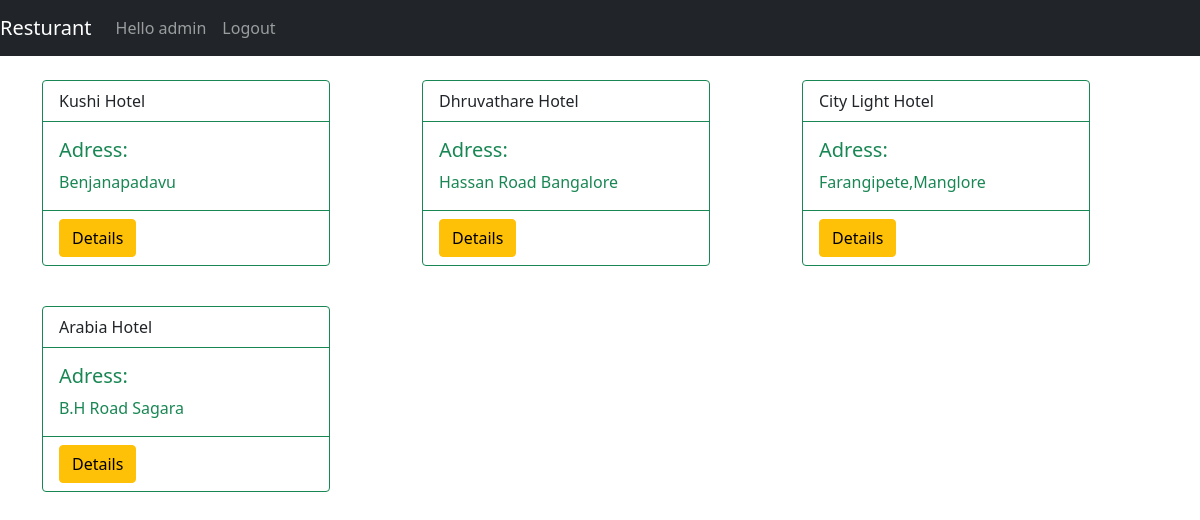
The page /home (signed in) on the database its author committed.
### restaurantapp/models.py (models this page shows, shortened)
class restaurant_details(models.Model):
    Name = models.CharField(max_length=50)
    adress = models.CharField(max_length=255)

### restaurantapp/views.py (the view)
# urls.py: path('home', views.log_home, name='home'),
@login_required
def log_home(request):
    rest_det = restaurant_details.objects.all()
    return render(request, 'home.html', {'details': rest_det})

### templates/home.html
{% extends 'base.html' %}
{%block content%}
<br>
<div class="container">
    <div class="row row-cols-1 row-cols-md-3 g-4">
        {%for rest in details%}
        <div class="col">
            <div class="card border-success mb-3" style="max-width: 18rem;">
                <div class="card-header bg-transparent border-success">{{rest.Name}} Hotel</div>
                <div class="card-body text-success">
                    <h5 class="card-title">Adress:</h5>
                    <p class="card-text">{{rest.adress}}</p>
                </div>
                <div class="card-footer bg-transparent border-success">
                    <a href="{%url 'restaurantapp:details' rest.id%}"><button
                            class="btn btn-warning">Details</button></a>
                </div>
            </div>
        </div>
        {%endfor%}
    </div>
</div>
{%endblock%}

### templates/base.html (shortened to what this page needs)
<!DOCTYPE html>
<html lang="en">
<head>
    <link href="https://cdn.jsdelivr.net/npm/bootstrap@5.0.0-beta1/dist/css/bootstrap.min.css" rel="stylesheet"
>
</head>
<body>
    <nav class="navbar navbar-expand-lg navbar-dark bg-dark">
        <a class="navbar-brand" href="/">Resturant</a>
        <div class="collapse navbar-collapse" id="navbarSupportedContent">
            <ul class="navbar-nav mr-auto">
                {%if user.is_authenticated%}
                <li class="nav-item active">
                    <a class="nav-link" href="#">Hello {{user}}</a>
                </li>
                <li class="nav-item active">
                    <a class="nav-link" href="{%url 'restaurantapp:logout'%}">Logout</a>
                </li>
                {%endif%}
            </ul>
        </div>
    </nav>
    {%block content%}
    {%endblock%}
</body>
</html>

### rows shown on the page
restaurant_details: Name "Kushi", adress "Benjanapadavu"
restaurant_details: Name "Dhruvathare", adress "Hassan Road Bangalore"
restaurant_details: Name "City Light", adress "Farangipete,Manglore"
restaurant_details: Name "Arabia", adress "B.H Road Sagara"

### other values the page prints
{{ user }} "admin"
